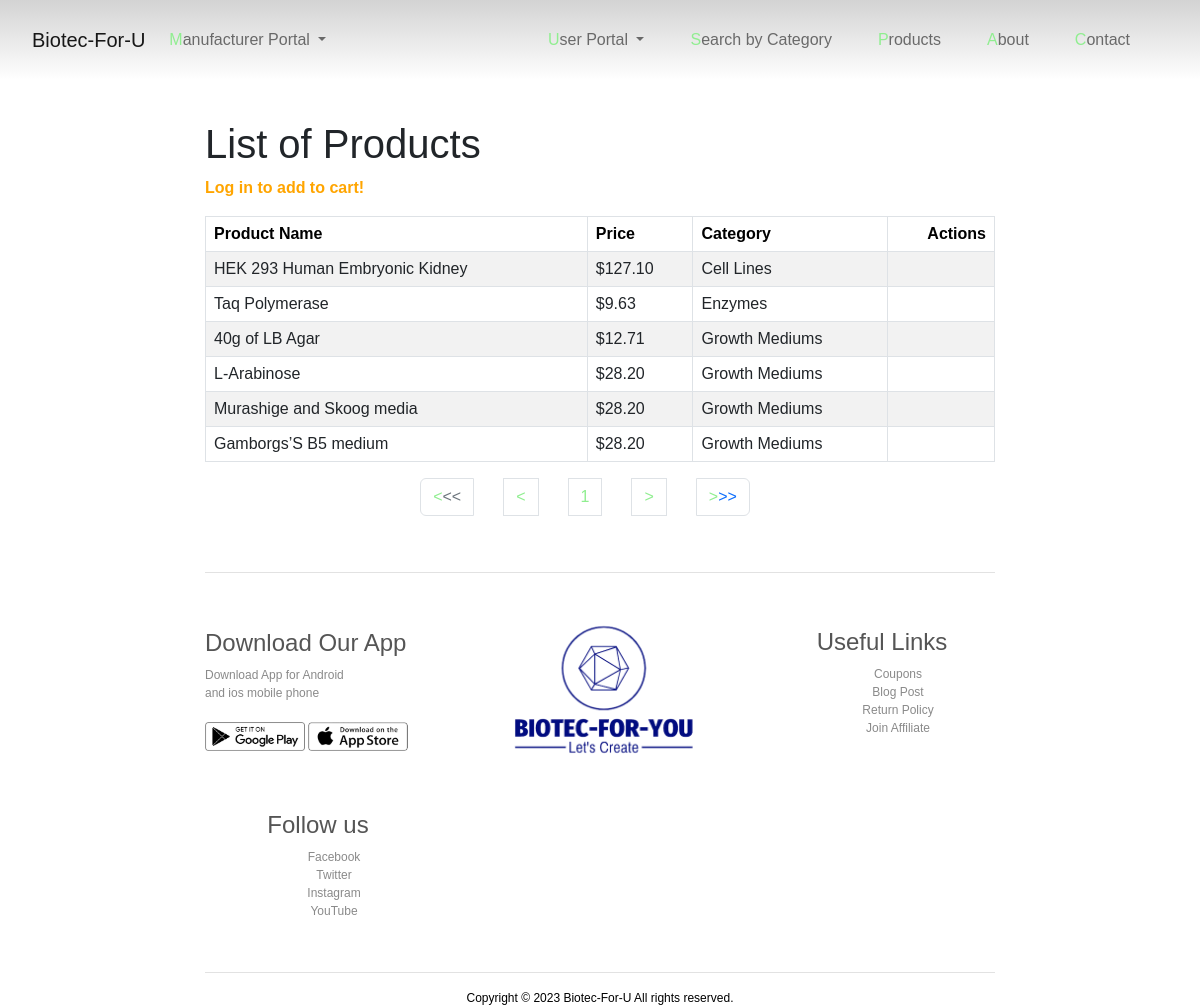
Page /views/layouts/ROOT_PATH/products?page=1 on the committed database.
### tables this page shows
CREATE TABLE `products` (
    `id` INT NOT NULL AUTO_INCREMENT PRIMARY KEY,
    `p_name` VARCHAR(100) NOT NULL,
    `price` DEC(7,2) NOT NULL,
    `category_id` INT NOT NULL,
    UNIQUE (`p_name`, `category_id`),
    FOREIGN KEY (`category_id`) REFERENCES `categories` (id) ON DELETE CASCADE
);

CREATE TABLE `categories` (
  `id` INT NOT NULL AUTO_INCREMENT PRIMARY KEY,
  `c_name` VARCHAR(100) NOT NULL,
  `image` VARCHAR(200) NOT NULL,
   UNIQUE (`c_name`)
);

### render.php (called while the page is built, shortened)
<?php
    function render ($view, $locals = [], $layout = "main") {
        extract($locals);
        include("{$view}.php");
    }
?>

### controllers/ProductsController.php (called while the page is built, shortened)
<?php
    require_once("./models/ProductModel.php");
    function index () {
        $products = ProductModel::findAll();
        $total_count = ProductModel::tableRows();
        $pageValues = ProductModel::regularSearch();
        render("products/index", [
            "title" => "List of Products",
            "products" => $products,
            "total_count" => $total_count,
            "pageValues" => $pageValues
        ]);
    }
?>

### models/ProductModel.php (called while the page is built, shortened)
<?php
    class ProductModel {
        private static $_table = "products";
        public static function findAll () {
            $table = self::$_table;
            $sql = "SELECT
                products.id,
                products.p_name,
                products.price,
                categories.c_name as c_name
            FROM {$table}
            JOIN categories ON products.category_id = categories.id";
            $conn = get_connection();
            $products = $conn->query($sql)->fetchAll(PDO::FETCH_OBJ);
            return $products;
        }
        public static function tableRows () {
            $table = self::$_table;
            $sql = "SELECT
            COUNT(products.id)
            FROM {$table}";
            $conn = get_connection();
            $stmt = $conn->prepare($sql);
            $stmt->execute();
            $total_count = $stmt->fetchAll(PDO::FETCH_OBJ);
            $total_count = $total_count[0];
            $total_count = print_r($total_count, true);
            $total_count = preg_replace('/[^0-9.]/','',$total_count);
            $total_count = ltrim($total_count, '.');
            return $total_count;
        }
        public static function regularSearch () {
            $table = "products";
            $limit = 6;
            $page = (int) ($_GET["page"] ?? 1);
            $offset = ($page * $limit) - $limit;
            $sql = "SELECT
                        products.id,
                        products.p_name,
                        products.price,
                        categories.c_name as c_name
                    FROM {$table}
                    JOIN categories ON products.category_id = categories.id
                    LIMIT {$limit} OFFSET {$offset}";
            $conn = get_connection();
            $stmt = $conn->prepare($sql);
            $stmt->execute();
            $rows = $stmt->fetchAll(PDO::FETCH_OBJ);
            $pageValues = [$rows,$limit,$page,$offset];
            return $pageValues;
        }
    }
?>

### views/products/index.php (the view, shortened to what this page needs)
<?php
    $auth = isset($_SESSION["user"]);
?>
<div class="container">
    <h1><?= $title ?></h1>
</div>
<div class="container">
<?php if (!$auth): ?>
        <p>Log in to add to cart!</p>
<?php endif ?>
</div>
<div class="container">
    <?php if (isset($products) && count($products) > 0): ?>
    <table class="table table-striped table-bordered">
        <thead>
            <tr>
                <th>Product Name</th>
                <th>Price</th>
                <th>Category</th>
                <th>Actions</th>
            </tr>
        </thead>
        <tbody>
            <?php foreach ($pageValues[0] as $product): ?>
                <tr>
                    <td><?= $product->p_name ?></td>
                    <td>$<?= $product->price ?></td>
                    <td><?= $product->c_name ?></td>
                    <td>
                    </td>
                </tr>
            <?php endforeach ?>
        </tbody>
        </table>
        <div class="d-flex justify-content-center">
            <?php
            $limit = 6;
            $page = (int) ($_GET["page"] ?? 1);
                $prev_en = ($page > 1) ? "" : "disabled";
                $prev3_en = ($page > 3) ? "" : "disabled";
                $next_en = ($page * $limit< $total_count) ? "" : "disabled";
                $next3_en = ($page * $limit< $total_count) ? "" : "disabled";
            ?>
            <div class="container2">
            <nav class="paginator">
                <ul class="pagination">
                    <li class="page-item">
                        <a href="?page=<?= $page - 3 ?>" class="page-link <?= $prev3_en ?>"><<<</a>
                    </li>
                    <li class="page-item">
                        <a href="?page=<?= $page - 1 ?>" class="page-link <?= $prev_en ?>"><</a>
                    </li>
                    <li class="page-item">
                        <a href="#" class="page-link disabled"><?= $page ?></a>
                    </li>
                    <li class="page-item">
                        <a href="?page=<?= $page + 1 ?>" class="page-link <?= $next_en ?>">></a>
                    </li>
                    <li class="page-item">
                        <a href="?page=<?= $page + 3 ?>" class="page-link <?= $next3_en ?>">>>></a>
                    </li>
                </ul>
            </nav>
            </div>
        </div>
    <?php endif ?>
</div>

### index.php (shortened to what this page needs)
<?php
    require_once("routes.php");
    require_once("render.php");
    $php_self = strtolower(rawurldecode(dirname($_SERVER['PHP_SELF'])));
    $request_uri = strtolower(rawurldecode($_SERVER['REQUEST_URI']));
    $requested_path = str_replace($php_self, "", $request_uri);
    $parsed_uri = parse_url($requested_path);
    $queries = [];
    if (isset($parsed_uri["query"])) parse_str($parsed_uri["query"], $queries);
    $http_verb = strtolower($_SERVER["REQUEST_METHOD"]);
    foreach ($routes[$http_verb] as $route) {
        $regex_pattern = convert_pattern_to_regex($route["pattern"]);
        if (preg_match($regex_pattern, $parsed_uri["path"], $params)) {
            $request = [
                "params" => ($params ?? []),
                "queries" => $queries
            ];
            return call_user_func($route["action"], $request);
        }
    }
    return render("pages/404", ["title" => "Not Found"]);
    function convert_pattern_to_regex ($pattern) {
        $pattern = str_replace("/", "\/", $pattern);
        $pattern = preg_replace("/:(\w+)/", "(?P<$1>\w+)", $pattern);
        return "/^{$pattern}$/";
    }
?>

### styles/style.css (style rules this page uses)
* { margin: 0; padding: 0; box-sizing: border-box; }
body { font-family: "Poppins", sans-serif; }
nav { flex: 1; text-align: right; background: linear-gradient(lightgrey, white); margin-bottom: 40px; }
.paginator { background: white; }
nav ul { display: inline-block; list-style-type: none; }
nav ul li { display: inline-block; margin-right: 30px; }
nav ul li a::first-letter { color: lightgreen; }
nav ul li a { color: #fff; }
a { text-decoration: none; color: #555; }
p { color: #555; }
.container { max-width: 70%; padding-left: 25px; padding-right: 25px; }
.container>p { font-weight: bold; color: orange; }
ul { list-style-type: none; }
table { width: 100%; border-collapse: collapse; }
th { text-align: left; padding: 5px; color: black; background: #ffaa18; font-weight: bold; }
td { padding: 10px 5px; }
td:last-child { text-align: right; }
th:last-child { text-align: right; }
@media (min-width: 768px) { body { width: 100%; margin-left:0px; } }
@media (min-width: 768px) { nav ul li a { border: none; } }

### rows in the picture
products: p_name "HEK 293 Human Embryonic Kidney", price "127.10", category.c_name "Cell Lines"
products: p_name "Taq Polymerase", price "9.63", category.c_name "Enzymes"
products: p_name "40g of LB Agar", price "12.71", category.c_name "Growth Mediums"
products: p_name "L-Arabinose", price "28.20", category.c_name "Growth Mediums"
products: p_name "Murashige and Skoog media", price "28.20", category.c_name "Growth Mediums"
products: p_name "Gamborgs’S B5 medium", price "28.20", category.c_name "Growth Mediums"
